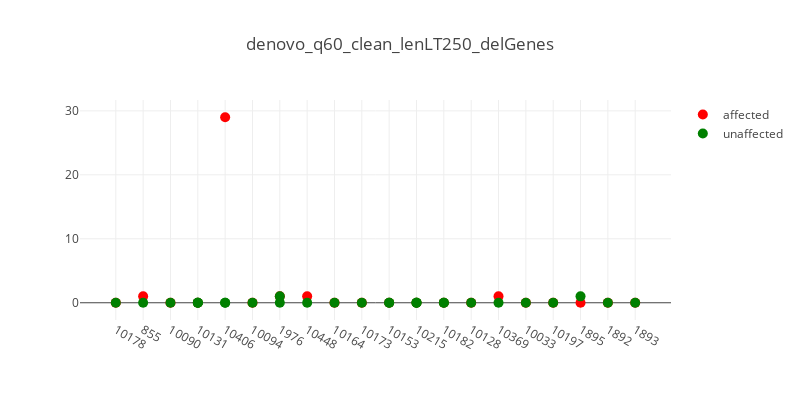
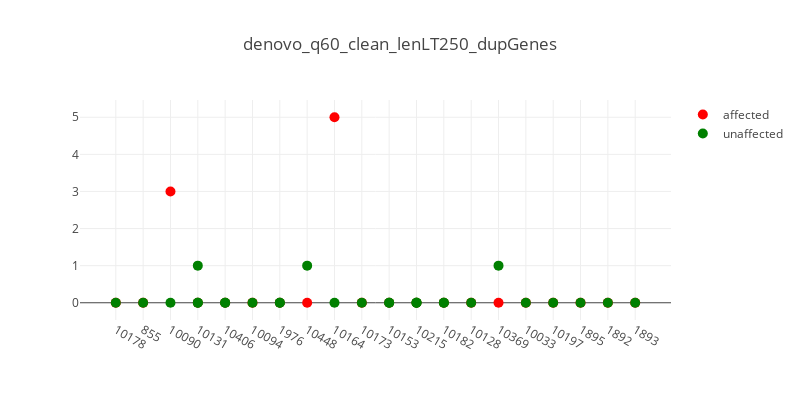

Source (notebook cell) for these figures, in order:
### Code cell
import glob

data_dir = '/home/sudregp/data/cnv/xhmm_clean/'
files = glob.glob(data_dir + '/denovo*q60*clean_lenLT250_???Genes*cnv.indiv')
files.sort()
for f in files:
    t_str = '.'.join(f.split('/')[-1].split('.')[:-2])
    plot_plink_cnvs(f, t_str, verbose=True)

### Figure 1 — Plotly figure (JSON) as saved in the notebook; plotly's stock layout.template omitted (floating-point values rounded to 4 significant figures)
{"data": [{"hoverinfo": "text+y", "marker": {"color": "red", "size": 10}, "mode": "markers", "name": "affected", "showlegend": true, "text": ["CLIA_400131", "CLIA_400216", "CLIA_400123", "CLIA_400140", "CLIA_400178", "CLIA_400130", "CLIA_400204", "CLIA_400205", "CLIA_400122", "CLIA_400149", "CLIA_400128", "CLIA_400125", "CLIA_400121", "CLIA_400153", "CCGO_800980", "CLIA_400127", "CLIA_400129", "CLIA_400132", "CLIA_400134", "CLIA_400163"], "type": "scatter", "x": [0, 1, 2, 3, 4, 5, 6, 7, 8, 9, 10, 11, 12, 13, 14, 15, 16, 17, 18, 19], "y": [0, 1, 0, 0, 29, 0, 1, 1, 0, 0, 0, 0, 0, 0, 1, 0, 0, 0, 0, 0]}, {"hoverinfo": "text+y", "hovertext": ["CLIA_400159", "CLIA_400133", "CLIA_400195", "CLIA_400138", "CLIA_400139", "CLIA_400142", "CLIA_400179", "CLIA_400180", "CLIA_400144", "CLIA_400203", "CLIA_400201", "CLIA_400200", "CLIA_400135", "CLIA_400148", "CLIA_400210", "CLIA_400212", "CLIA_400191", "CLIA_400189", "CLIA_400193", "CLIA_400170", "CLIA_400172", "CLIA_400152", "CCGO_800979", "CLIA_400166", "CLIA_400181", "CLIA_400158", "CLIA_400175", "CLIA_400162"], "marker": {"color": "green", "size": 10}, "mode": "markers", "name": "unaffected", "showlegend": true, "type": "scatter", "x": [0, 1, 2, 3, 3, 3, 4, 4, 5, 6, 6, 7, 8, 9, 10, 10, 11, 11, 11, 12, 12, 13, 14, 15, 16, 17, 18, 19], "y": [0, 0, 0, 0, 0, 0, 0, 0, 0, 1, 0, 0, 0, 0, 0, 0, 0, 0, 0, 0, 0, 0, 0, 0, 0, 1, 0, 0]}], "layout": {"height": 400, "hovermode": "closest", "title": "denovo_q60_clean_lenLT250_delGenes", "width": 800, "xaxis1": {"ticktext": ["10178", "855", "10090", "10131", "10406", "10094", "1976", "10448", "10164", "10173", "10153", "10215", "10182", "10128", "10369", "10033", "10197", "1895", "1892", "1893"], "tickvals": [0, 1, 2, 3, 4, 5, 6, 7, 8, 9, 10, 11, 12, 13, 14, 15, 16, 17, 18, 19], "zeroline": false}}}

### Figure 2 — Plotly figure (JSON) as saved in the notebook; plotly's stock layout.template omitted (floating-point values rounded to 4 significant figures)
{"data": [{"hoverinfo": "text+y", "marker": {"color": "red", "size": 10}, "mode": "markers", "name": "affected", "showlegend": true, "text": ["CLIA_400131", "CLIA_400216", "CLIA_400123", "CLIA_400140", "CLIA_400178", "CLIA_400130", "CLIA_400204", "CLIA_400205", "CLIA_400122", "CLIA_400149", "CLIA_400128", "CLIA_400125", "CLIA_400121", "CLIA_400153", "CCGO_800980", "CLIA_400127", "CLIA_400129", "CLIA_400132", "CLIA_400134", "CLIA_400163"], "type": "scatter", "x": [0, 1, 2, 3, 4, 5, 6, 7, 8, 9, 10, 11, 12, 13, 14, 15, 16, 17, 18, 19], "y": [0, 0, 3, 0, 0, 0, 0, 0, 5, 0, 0, 0, 0, 0, 0, 0, 0, 0, 0, 0]}, {"hoverinfo": "text+y", "hovertext": ["CLIA_400159", "CLIA_400133", "CLIA_400195", "CLIA_400138", "CLIA_400139", "CLIA_400142", "CLIA_400179", "CLIA_400180", "CLIA_400144", "CLIA_400203", "CLIA_400201", "CLIA_400200", "CLIA_400135", "CLIA_400148", "CLIA_400210", "CLIA_400212", "CLIA_400191", "CLIA_400189", "CLIA_400193", "CLIA_400170", "CLIA_400172", "CLIA_400152", "CCGO_800979", "CLIA_400166", "CLIA_400181", "CLIA_400158", "CLIA_400175", "CLIA_400162"], "marker": {"color": "green", "size": 10}, "mode": "markers", "name": "unaffected", "showlegend": true, "type": "scatter", "x": [0, 1, 2, 3, 3, 3, 4, 4, 5, 6, 6, 7, 8, 9, 10, 10, 11, 11, 11, 12, 12, 13, 14, 15, 16, 17, 18, 19], "y": [0, 0, 0, 0, 0, 1, 0, 0, 0, 0, 0, 1, 0, 0, 0, 0, 0, 0, 0, 0, 0, 0, 1, 0, 0, 0, 0, 0]}], "layout": {"height": 400, "hovermode": "closest", "title": "denovo_q60_clean_lenLT250_dupGenes", "width": 800, "xaxis1": {"ticktext": ["10178", "855", "10090", "10131", "10406", "10094", "1976", "10448", "10164", "10173", "10153", "10215", "10182", "10128", "10369", "10033", "10197", "1895", "1892", "1893"], "tickvals": [0, 1, 2, 3, 4, 5, 6, 7, 8, 9, 10, 11, 12, 13, 14, 15, 16, 17, 18, 19], "zeroline": false}}}
